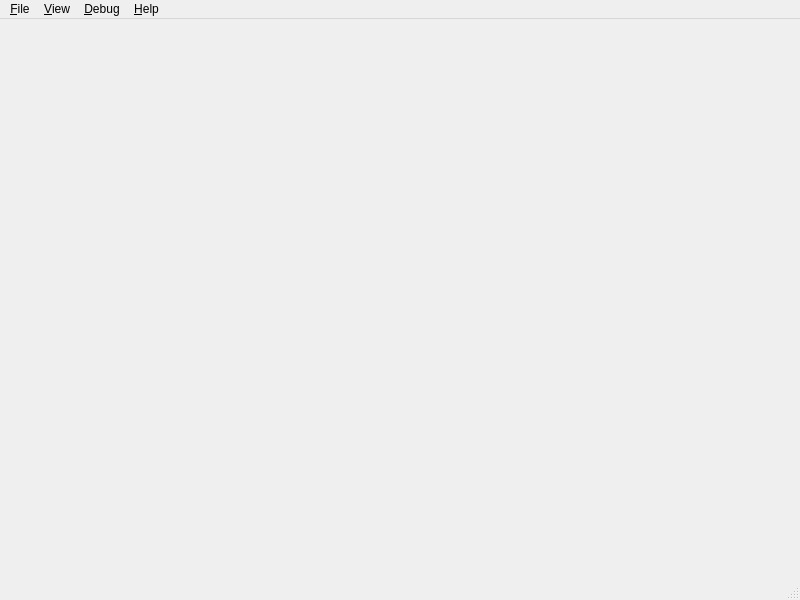
<?xml version="1.0" encoding="UTF-8"?>
<ui version="4.0">
 <class>MainWindow</class>
 <widget class="QMainWindow" name="MainWindow">
  <property name="geometry">
   <rect>
    <x>0</x>
    <y>0</y>
    <width>800</width>
    <height>600</height>
   </rect>
  </property>
  <property name="windowTitle">
   <string>Maze Generator</string>
  </property>
  <widget class="QWidget" name="centralWidget"/>
  <widget class="QMenuBar" name="menuBar">
   <property name="geometry">
    <rect>
     <x>0</x>
     <y>0</y>
     <width>800</width>
     <height>25</height>
    </rect>
   </property>
   <widget class="QMenu" name="menuView">
    <property name="title">
     <string>&amp;View</string>
    </property>
    <widget class="QMenu" name="menu_Advanced">
     <property name="title">
      <string>M&amp;aze Styles</string>
     </property>
     <addaction name="action_Default_Maze_Style"/>
     <addaction name="actionDefault_In_verse"/>
     <addaction name="action_Classic_Maze_Style"/>
     <addaction name="action_Tiny_Maze_Style"/>
     <addaction name="separator"/>
     <addaction name="action_Distance_Between_Walls"/>
     <addaction name="action_Wall_Thickness"/>
     <addaction name="action_Solution_Thickness"/>
    </widget>
    <addaction name="actionShow_Solution"/>
    <addaction name="actionShow_Maze"/>
    <addaction name="action_Round_Caps"/>
    <addaction name="actionAn_tialiased"/>
    <addaction name="actionIn_verse"/>
    <addaction name="actionStatus_bar"/>
    <addaction name="separator"/>
    <addaction name="actionZoom_In"/>
    <addaction name="actionZoom_Out"/>
    <addaction name="actionZoom_Normal"/>
    <addaction name="separator"/>
    <addaction name="menu_Advanced"/>
   </widget>
   <widget class="QMenu" name="menu_File">
    <property name="title">
     <string>&amp;File</string>
    </property>
    <addaction name="action_New_Maze"/>
    <addaction name="action_Open_Maze"/>
    <addaction name="action_Save_Maze_As"/>
    <addaction name="separator"/>
    <addaction name="actionExport_Image"/>
    <addaction name="action_Print"/>
    <addaction name="separator"/>
    <addaction name="actionE_xit"/>
   </widget>
   <widget class="QMenu" name="menu_Help">
    <property name="title">
     <string>&amp;Help</string>
    </property>
    <addaction name="action_About"/>
   </widget>
   <widget class="QMenu" name="menu_Debug_2">
    <property name="title">
     <string>&amp;Debug</string>
    </property>
    <addaction name="actionHighlight_Cell"/>
   </widget>
   <addaction name="menu_File"/>
   <addaction name="menuView"/>
   <addaction name="menu_Debug_2"/>
   <addaction name="menu_Help"/>
  </widget>
  <widget class="QStatusBar" name="statusBar"/>
  <action name="actionShow_Solution">
   <property name="checkable">
    <bool>true</bool>
   </property>
   <property name="text">
    <string>Show &amp;Solution</string>
   </property>
   <property name="shortcut">
    <string>Ctrl+S</string>
   </property>
  </action>
  <action name="actionShow_Maze">
   <property name="checkable">
    <bool>true</bool>
   </property>
   <property name="text">
    <string>Show &amp;Maze</string>
   </property>
   <property name="shortcut">
    <string>Ctrl+M</string>
   </property>
  </action>
  <action name="action_Round_Caps">
   <property name="checkable">
    <bool>true</bool>
   </property>
   <property name="text">
    <string>&amp;Round Caps</string>
   </property>
   <property name="toolTip">
    <string>Round Caps</string>
   </property>
   <property name="shortcut">
    <string>Ctrl+R</string>
   </property>
  </action>
  <action name="action_New_Maze">
   <property name="text">
    <string>&amp;New Maze...</string>
   </property>
   <property name="shortcut">
    <string>Ctrl+N</string>
   </property>
  </action>
  <action name="actionE_xit">
   <property name="text">
    <string>E&amp;xit</string>
   </property>
   <property name="shortcut">
    <string>Ctrl+Q</string>
   </property>
  </action>
  <action name="action_Distance_Between_Walls">
   <property name="text">
    <string>&amp;Distance Between Walls...</string>
   </property>
  </action>
  <action name="action_Wall_Thickness">
   <property name="text">
    <string>&amp;Wall Thickness...</string>
   </property>
   <property name="toolTip">
    <string>Wall Thickness</string>
   </property>
  </action>
  <action name="action_Solution_Thickness">
   <property name="text">
    <string>&amp;Solution Thickness...</string>
   </property>
  </action>
  <action name="action_Default_Maze_Style">
   <property name="text">
    <string>D&amp;efault Style</string>
   </property>
   <property name="shortcut">
    <string>Ctrl+D</string>
   </property>
  </action>
  <action name="action_About">
   <property name="text">
    <string>&amp;About...</string>
   </property>
  </action>
  <action name="actionStatus_bar">
   <property name="checkable">
    <bool>true</bool>
   </property>
   <property name="text">
    <string>Status &amp;Bar</string>
   </property>
   <property name="shortcut">
    <string>Ctrl+B</string>
   </property>
  </action>
  <action name="action_Print">
   <property name="text">
    <string>&amp;Print...</string>
   </property>
   <property name="shortcut">
    <string>Ctrl+P</string>
   </property>
  </action>
  <action name="actionExport_Image">
   <property name="text">
    <string>Export &amp;Image...</string>
   </property>
  </action>
  <action name="action_Classic_Maze_Style">
   <property name="text">
    <string>&amp;Classic Style</string>
   </property>
   <property name="shortcut">
    <string>Ctrl+C</string>
   </property>
  </action>
  <action name="actionZoom_In">
   <property name="text">
    <string>Zoom &amp;In</string>
   </property>
   <property name="shortcut">
    <string>Ctrl+=</string>
   </property>
  </action>
  <action name="actionZoom_Out">
   <property name="text">
    <string>Zoom &amp;Out</string>
   </property>
   <property name="shortcut">
    <string>Ctrl+-</string>
   </property>
  </action>
  <action name="actionZoom_Normal">
   <property name="text">
    <string>Zoom &amp;Normal</string>
   </property>
   <property name="shortcut">
    <string>Ctrl+0</string>
   </property>
  </action>
  <action name="actionAn_tialiased">
   <property name="checkable">
    <bool>true</bool>
   </property>
   <property name="text">
    <string>Enable An&amp;ti-Aliasing</string>
   </property>
   <property name="shortcut">
    <string>Ctrl+A</string>
   </property>
  </action>
  <action name="action_Tiny_Maze_Style">
   <property name="text">
    <string>&amp;Tiny Style</string>
   </property>
   <property name="shortcut">
    <string>Ctrl+T</string>
   </property>
  </action>
  <action name="actionIn_verse">
   <property name="checkable">
    <bool>true</bool>
   </property>
   <property name="text">
    <string>In&amp;verse</string>
   </property>
   <property name="shortcut">
    <string>Ctrl+I</string>
   </property>
  </action>
  <action name="actionDefault_In_verse">
   <property name="text">
    <string>Default In&amp;verse</string>
   </property>
   <property name="shortcut">
    <string>Ctrl+Shift+D</string>
   </property>
  </action>
  <action name="action_Save_Maze_As">
   <property name="text">
    <string>&amp;Save Maze As...</string>
   </property>
   <property name="toolTip">
    <string>Save Maze As</string>
   </property>
   <property name="shortcut">
    <string>Ctrl+Shift+S</string>
   </property>
  </action>
  <action name="action_Open_Maze">
   <property name="text">
    <string>&amp;Open Maze...</string>
   </property>
   <property name="toolTip">
    <string>Open Maze</string>
   </property>
   <property name="shortcut">
    <string>Ctrl+O</string>
   </property>
  </action>
  <action name="actionHighlight_Cell">
   <property name="text">
    <string>Highlight &amp;Cell...</string>
   </property>
  </action>
 </widget>
 <layoutdefault spacing="6" margin="11"/>
 <resources/>
 <connections/>
</ui>
